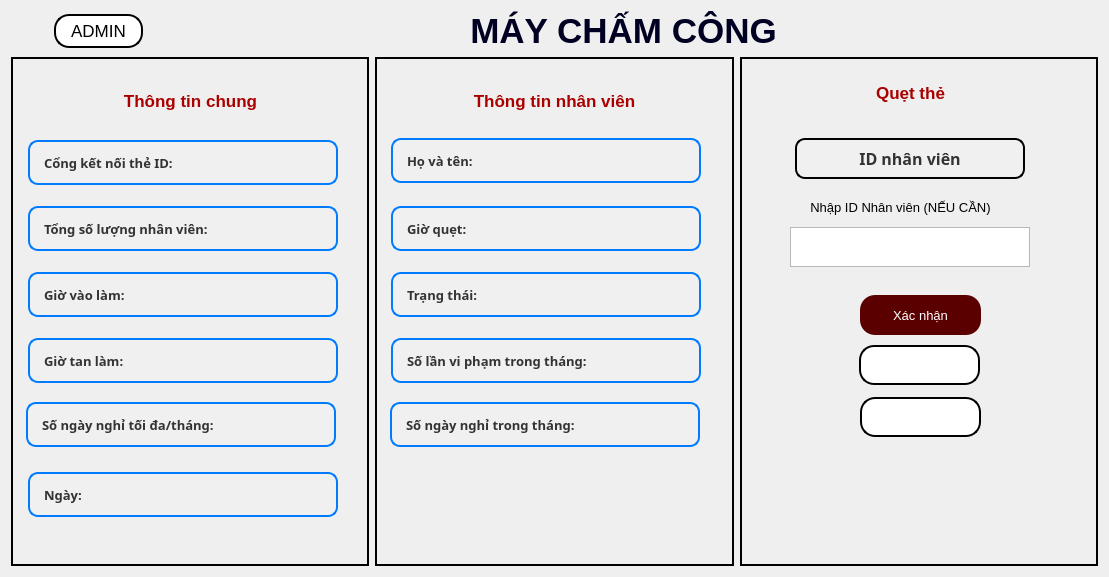
      <widget class="QWidget" name="page_trangchu">
       <layout class="QGridLayout" name="gridLayout">
        <item row="0" column="0">
         <layout class="QVBoxLayout" name="verticalLayout_2">
          <property name="sizeConstraint">
           <enum>QLayout::SetFixedSize</enum>
          </property>
          <item>
           <layout class="QHBoxLayout" name="horizontalLayout_4">
            <property name="sizeConstraint">
             <enum>QLayout::SetFixedSize</enum>
            </property>
            <item>
             <widget class="QToolButton" name="bt_admin">
              <property name="maximumSize">
               <size>
                <width>89</width>
                <height>34</height>
               </size>
              </property>
              <property name="font">
               <font>
                <family>Tahoma</family>
                <pointsize>13</pointsize>
               </font>
              </property>
              <property name="styleSheet">
               <string notr="true">
background-color: rgb(255, 255, 255);
border: 2px solid black;
border-radius: 15px; 
</string>
              </property>
              <property name="text">
               <string>ADMIN</string>
              </property>
             </widget>
            </item>
            <item>
             <widget class="QLabel" name="label">
              <property name="maximumSize">
               <size>
                <width>863</width>
                <height>89</height>
               </size>
              </property>
              <property name="font">
               <font>
                <family>Tahoma</family>
                <pointsize>26</pointsize>
                <weight>75</weight>
                <bold>true</bold>
               </font>
              </property>
              <property name="styleSheet">
               <string notr="true">
color: rgb(0, 0, 34);</string>
              </property>
              <property name="frameShape">
               <enum>QFrame::NoFrame</enum>
              </property>
              <property name="text">
               <string>MÁY CHẤM CÔNG</string>
              </property>
              <property name="alignment">
               <set>Qt::AlignCenter</set>
              </property>
             </widget>
            </item>
           </layout>
          </item>
          <item>
           <layout class="QHBoxLayout" name="horizontalLayout_2">
            <item>
             <widget class="QFrame" name="frame">
              <property name="minimumSize">
               <size>
                <width>358</width>
                <height>509</height>
               </size>
              </property>
              <property name="maximumSize">
               <size>
                <width>358</width>
                <height>509</height>
               </size>
              </property>
              <property name="styleSheet">
               <string notr="true"/>
              </property>
              <property name="frameShape">
               <enum>QFrame::WinPanel</enum>
              </property>
              <property name="frameShadow">
               <enum>QFrame::Plain</enum>
              </property>
              <widget class="QLabel" name="label_2">
               <property name="geometry">
                <rect>
                 <x>90</x>
                 <y>30</y>
                 <width>179</width>
                 <height>27</height>
                </rect>
               </property>
               <property name="font">
                <font>
                 <family>Tahoma</family>
                 <pointsize>13</pointsize>
                 <weight>75</weight>
                 <bold>true</bold>
                </font>
               </property>
               <property name="styleSheet">
                <string notr="true">color: rgb(170, 0, 0);</string>
               </property>
               <property name="text">
                <string>Thông tin chung</string>
               </property>
               <property name="alignment">
                <set>Qt::AlignCenter</set>
               </property>
              </widget>
              <widget class="QLabel" name="lb_com">
               <property name="geometry">
                <rect>
                 <x>12</x>
                 <y>78</y>
                 <width>320</width>
                 <height>55</height>
                </rect>
               </property>
               <property name="font">
                <font>
                 <family>Arial,sans-serif</family>
                 <pointsize>-1</pointsize>
                 <weight>75</weight>
                 <bold>true</bold>
                </font>
               </property>
               <property name="styleSheet">
                <string notr="true">QLabel {
    color: #333; /* Màu chữ tối */
    font-family: 'Arial', sans-serif; /* Font chữ hiện đại */
    font-size: 13px; /* Kích thước chữ */
    font-weight: bold; /* Đậm chữ */
    background-color: #f0f0f0; /* Màu nền sáng */
    border: 2px solid #007BFF; /* Viền màu xanh dương */
    border-radius: 10px; /* Góc bo tròn */
    padding: 10px; /* Khoảng cách bên trong */
    margin: 5px; /* Khoảng cách bên ngoài */
}</string>
               </property>
               <property name="text">
                <string>Cổng kết nối thẻ ID:</string>
               </property>
              </widget>
              <widget class="QLabel" name="lb_gio_vao_lam">
               <property name="geometry">
                <rect>
                 <x>12</x>
                 <y>210</y>
                 <width>320</width>
                 <height>55</height>
                </rect>
               </property>
               <property name="font">
                <font>
                 <family>Arial,sans-serif</family>
                 <pointsize>-1</pointsize>
                 <weight>75</weight>
                 <bold>true</bold>
                </font>
               </property>
               <property name="styleSheet">
                <string notr="true">QLabel {
    color: #333; /* Màu chữ tối */
    font-family: 'Arial', sans-serif; /* Font chữ hiện đại */
    font-size: 13px; /* Kích thước chữ */
    font-weight: bold; /* Đậm chữ */
    background-color: #f0f0f0; /* Màu nền sáng */
    border: 2px solid #007BFF; /* Viền màu xanh dương */
    border-radius: 10px; /* Góc bo tròn */
    padding: 10px; /* Khoảng cách bên trong */
    margin: 5px; /* Khoảng cách bên ngoài */
}</string>
               </property>
               <property name="text">
                <string>Giờ vào làm:</string>
               </property>
              </widget>
              <widget class="QLabel" name="lb_tong_nv">
               <property name="geometry">
                <rect>
                 <x>12</x>
                 <y>144</y>
                 <width>320</width>
                 <height>55</height>
                </rect>
               </property>
               <property name="font">
                <font>
                 <family>Arial,sans-serif</family>
                 <pointsize>-1</pointsize>
                 <weight>75</weight>
                 <bold>true</bold>
                </font>
               </property>
               <property name="styleSheet">
                <string notr="true">QLabel {
    color: #333; /* Màu chữ tối */
    font-family: 'Arial', sans-serif; /* Font chữ hiện đại */
    font-size: 13px; /* Kích thước chữ */
    font-weight: bold; /* Đậm chữ */
    background-color: #f0f0f0; /* Màu nền sáng */
    border: 2px solid #007BFF; /* Viền màu xanh dương */
    border-radius: 10px; /* Góc bo tròn */
    padding: 10px; /* Khoảng cách bên trong */
    margin: 5px; /* Khoảng cách bên ngoài */
}</string>
               </property>
               <property name="text">
                <string>Tổng số lượng nhân viên:</string>
               </property>
              </widget>
              <widget class="QLabel" name="lb_ngay_hom_nay">
               <property name="geometry">
                <rect>
                 <x>12</x>
                 <y>410</y>
                 <width>320</width>
                 <height>55</height>
                </rect>
               </property>
               <property name="font">
                <font>
                 <family>Arial,sans-serif</family>
                 <pointsize>-1</pointsize>
                 <weight>75</weight>
                 <bold>true</bold>
                </font>
               </property>
               <property name="styleSheet">
                <string notr="true">QLabel {
    color: #333; /* Màu chữ tối */
    font-family: 'Arial', sans-serif; /* Font chữ hiện đại */
    font-size: 13px; /* Kích thước chữ */
    font-weight: bold; /* Đậm chữ */
    background-color: #f0f0f0; /* Màu nền sáng */
    border: 2px solid #007BFF; /* Viền màu xanh dương */
    border-radius: 10px; /* Góc bo tròn */
    padding: 10px; /* Khoảng cách bên trong */
    margin: 5px; /* Khoảng cách bên ngoài */
}</string>
               </property>
               <property name="text">
                <string>Ngày:</string>
               </property>
              </widget>
              <widget class="QLabel" name="lb_gio_tan_lam">
               <property name="geometry">
                <rect>
                 <x>12</x>
                 <y>276</y>
                 <width>320</width>
                 <height>55</height>
                </rect>
               </property>
               <property name="font">
                <font>
                 <family>Arial,sans-serif</family>
                 <pointsize>-1</pointsize>
                 <weight>75</weight>
                 <bold>true</bold>
                </font>
               </property>
               <property name="styleSheet">
                <string notr="true">QLabel {
    color: #333; /* Màu chữ tối */
    font-family: 'Arial', sans-serif; /* Font chữ hiện đại */
    font-size: 13px; /* Kích thước chữ */
    font-weight: bold; /* Đậm chữ */
    background-color: #f0f0f0; /* Màu nền sáng */
    border: 2px solid #007BFF; /* Viền màu xanh dương */
    border-radius: 10px; /* Góc bo tròn */
    padding: 10px; /* Khoảng cách bên trong */
    margin: 5px; /* Khoảng cách bên ngoài */
}</string>
               </property>
               <property name="text">
                <string>Giờ tan làm:</string>
               </property>
              </widget>
              <widget class="QLabel" name="lb_so_ngay_nghi_max">
               <property name="geometry">
                <rect>
                 <x>10</x>
                 <y>340</y>
                 <width>320</width>
                 <height>55</height>
                </rect>
               </property>
               <property name="font">
                <font>
                 <family>Arial,sans-serif</family>
                 <pointsize>-1</pointsize>
                 <weight>75</weight>
                 <bold>true</bold>
                </font>
               </property>
               <property name="styleSheet">
                <string notr="true">QLabel {
    color: #333; /* Màu chữ tối */
    font-family: 'Arial', sans-serif; /* Font chữ hiện đại */
    font-size: 13px; /* Kích thước chữ */
    font-weight: bold; /* Đậm chữ */
    background-color: #f0f0f0; /* Màu nền sáng */
    border: 2px solid #007BFF; /* Viền màu xanh dương */
    border-radius: 10px; /* Góc bo tròn */
    padding: 10px; /* Khoảng cách bên trong */
    margin: 5px; /* Khoảng cách bên ngoài */
}</string>
               </property>
               <property name="text">
                <string>Số ngày nghỉ tối đa/tháng:</string>
               </property>
              </widget>
             </widget>
            </item>
            <item>
             <widget class="QFrame" name="frame_2">
              <property name="minimumSize">
               <size>
                <width>359</width>
                <height>509</height>
               </size>
              </property>
              <property name="maximumSize">
               <size>
                <width>359</width>
                <height>509</height>
               </size>
              </property>
              <property name="frameShape">
               <enum>QFrame::WinPanel</enum>
              </property>
              <property name="frameShadow">
               <enum>QFrame::Plain</enum>
              </property>
              <widget class="QLabel" name="lb_ho_ten_nv">
               <property name="geometry">
                <rect>
                 <x>11</x>
                 <y>76</y>
                 <width>320</width>
                 <height>55</height>
                </rect>
               </property>
               <property name="font">
                <font>
                 <family>Arial,sans-serif</family>
                 <pointsize>-1</pointsize>
                 <weight>75</weight>
                 <bold>true</bold>
                </font>
               </property>
               <property name="styleSheet">
                <string notr="true">QLabel {
    color: #333; /* Màu chữ tối */
    font-family: 'Arial', sans-serif; /* Font chữ hiện đại */
    font-size: 13px; /* Kích thước chữ */
    font-weight: bold; /* Đậm chữ */
    background-color: #f0f0f0; /* Màu nền sáng */
    border: 2px solid #007BFF; /* Viền màu xanh dương */
    border-radius: 10px; /* Góc bo tròn */
    padding: 10px; /* Khoảng cách bên trong */
    margin: 5px; /* Khoảng cách bên ngoài */
}</string>
               </property>
               <property name="text">
                <string>Họ và tên:</string>
               </property>
              </widget>
              <widget class="QLabel" name="lb_nv_gio_quet">
               <property name="geometry">
                <rect>
                 <x>11</x>
                 <y>144</y>
                 <width>320</width>
                 <height>55</height>
                </rect>
               </property>
               <property name="font">
                <font>
                 <family>Arial,sans-serif</family>
                 <pointsize>-1</pointsize>
                 <weight>75</weight>
                 <bold>true</bold>
                </font>
               </property>
               <property name="styleSheet">
                <string notr="true">QLabel {
    color: #333; /* Màu chữ tối */
    font-family: 'Arial', sans-serif; /* Font chữ hiện đại */
    font-size: 13px; /* Kích thước chữ */
    font-weight: bold; /* Đậm chữ */
    background-color: #f0f0f0; /* Màu nền sáng */
    border: 2px solid #007BFF; /* Viền màu xanh dương */
    border-radius: 10px; /* Góc bo tròn */
    padding: 10px; /* Khoảng cách bên trong */
    margin: 5px; /* Khoảng cách bên ngoài */
}</string>
               </property>
               <property name="text">
                <string>Giờ quẹt:</string>
               </property>
              </widget>
              <widget class="QLabel" name="label_3">
               <property name="geometry">
                <rect>
                 <x>70</x>
                 <y>30</y>
                 <width>219</width>
                 <height>27</height>
                </rect>
               </property>
               <property name="font">
                <font>
                 <family>Tahoma</family>
                 <pointsize>13</pointsize>
                 <weight>75</weight>
                 <bold>true</bold>
                </font>
               </property>
               <property name="styleSheet">
                <string notr="true">color: rgb(170, 0, 0);</string>
               </property>
               <property name="text">
                <string>Thông tin nhân viên</string>
               </property>
               <property name="alignment">
                <set>Qt::AlignCenter</set>
               </property>
              </widget>
              <widget class="QLabel" name="lb_tt_nv">
               <property name="geometry">
                <rect>
                 <x>11</x>
                 <y>210</y>
                 <width>320</width>
                 <height>55</height>
                </rect>
               </property>
               <property name="font">
                <font>
                 <family>Arial,sans-serif</family>
                 <pointsize>-1</pointsize>
                 <weight>75</weight>
                 <bold>true</bold>
                </font>
               </property>
               <property name="styleSheet">
                <string notr="true">QLabel {
    color: #333; /* Màu chữ tối */
    font-family: 'Arial', sans-serif; /* Font chữ hiện đại */
    font-size: 13px; /* Kích thước chữ */
    font-weight: bold; /* Đậm chữ */
    background-color: #f0f0f0; /* Màu nền sáng */
    border: 2px solid #007BFF; /* Viền màu xanh dương */
    border-radius: 10px; /* Góc bo tròn */
    padding: 10px; /* Khoảng cách bên trong */
    margin: 5px; /* Khoảng cách bên ngoài */
}</string>
               </property>
               <property name="text">
                <string>Trạng thái:</string>
               </property>
              </widget>
              <widget class="QLabel" name="lb_sl_vi_pham">
               <property name="geometry">
                <rect>
                 <x>11</x>
                 <y>276</y>
                 <width>320</width>
                 <height>55</height>
                </rect>
               </property>
               <property name="font">
                <font>
                 <family>Arial,sans-serif</family>
                 <pointsize>-1</pointsize>
                 <weight>75</weight>
                 <bold>true</bold>
                </font>
               </property>
               <property name="styleSheet">
                <string notr="true">QLabel {
    color: #333; /* Màu chữ tối */
    font-family: 'Arial', sans-serif; /* Font chữ hiện đại */
    font-size: 13px; /* Kích thước chữ */
    font-weight: bold; /* Đậm chữ */
    background-color: #f0f0f0; /* Màu nền sáng */
    border: 2px solid #007BFF; /* Viền màu xanh dương */
    border-radius: 10px; /* Góc bo tròn */
    padding: 10px; /* Khoảng cách bên trong */
    margin: 5px; /* Khoảng cách bên ngoài */
}</string>
               </property>
               <property name="text">
                <string>Số lần vi phạm trong tháng:</string>
               </property>
              </widget>
              <widget class="QLabel" name="lb_so_ngay_nghi">
               <property name="geometry">
                <rect>
                 <x>10</x>
                 <y>340</y>
                 <width>320</width>
                 <height>55</height>
                </rect>
               </property>
               <property name="font">
                <font>
                 <family>Arial,sans-serif</family>
                 <pointsize>-1</pointsize>
                 <weight>75</weight>
                 <bold>true</bold>
                </font>
               </property>
               <property name="styleSheet">
                <string notr="true">QLabel {
    color: #333; /* Màu chữ tối */
    font-family: 'Arial', sans-serif; /* Font chữ hiện đại */
    font-size: 13px; /* Kích thước chữ */
    font-weight: bold; /* Đậm chữ */
    background-color: #f0f0f0; /* Màu nền sáng */
    border: 2px solid #007BFF; /* Viền màu xanh dương */
    border-radius: 10px; /* Góc bo tròn */
    padding: 10px; /* Khoảng cách bên trong */
    margin: 5px; /* Khoảng cách bên ngoài */
}</string>
               </property>
               <property name="text">
                <string>Số ngày nghỉ trong tháng:</string>
               </property>
              </widget>
             </widget>
            </item>
            <item>
             <widget class="QFrame" name="frame_3">
              <property name="sizePolicy">
               <sizepolicy hsizetype="Preferred" vsizetype="Preferred">
                <horstretch>0</horstretch>
                <verstretch>0</verstretch>
               </sizepolicy>
              </property>
              <property name="minimumSize">
               <size>
                <width>358</width>
                <height>509</height>
               </size>
              </property>
              <property name="maximumSize">
               <size>
                <width>358</width>
                <height>509</height>
               </size>
              </property>
              <property name="layoutDirection">
               <enum>Qt::LeftToRight</enum>
              </property>
              <property name="frameShape">
               <enum>QFrame::WinPanel</enum>
              </property>
              <property name="frameShadow">
               <enum>QFrame::Plain</enum>
              </property>
              <widget class="QLabel" name="lb_id">
               <property name="geometry">
                <rect>
                 <x>50</x>
                 <y>76</y>
                 <width>240</width>
                 <height>51</height>
                </rect>
               </property>
               <property name="font">
                <font>
                 <family>Arial,sans-serif</family>
                 <pointsize>-1</pointsize>
                 <weight>75</weight>
                 <bold>true</bold>
                </font>
               </property>
               <property name="styleSheet">
                <string notr="true">QLabel {
    color: #333; /* Màu chữ tối */
    font-family: 'Arial', sans-serif; /* Font chữ hiện đại */
    font-size: 16px; /* Kích thước chữ */
    font-weight: bold; /* Đậm chữ */
    background-color: #f0f0f0; /* Màu nền sáng */
    border: 2px solid; /* Viền màu xanh dương */
	border-color: rgb(0, 0, 0);
    border-radius: 10px; /* Góc bo tròn */
    padding: 10px; /* Khoảng cách bên trong */
    margin: 5px; /* Khoảng cách bên ngoài */
}</string>
               </property>
               <property name="frameShape">
                <enum>QFrame::WinPanel</enum>
               </property>
               <property name="frameShadow">
                <enum>QFrame::Plain</enum>
               </property>
               <property name="text">
                <string>ID nhân viên</string>
               </property>
               <property name="alignment">
                <set>Qt::AlignCenter</set>
               </property>
              </widget>
              <widget class="QLabel" name="label_4">
               <property name="geometry">
                <rect>
                 <x>110</x>
                 <y>10</y>
                 <width>121</width>
                 <height>51</height>
                </rect>
               </property>
               <property name="font">
                <font>
                 <family>Tahoma</family>
                 <pointsize>13</pointsize>
                 <weight>75</weight>
                 <bold>true</bold>
                </font>
               </property>
               <property name="styleSheet">
                <string notr="true">color: rgb(170, 0, 0);</string>
               </property>
               <property name="text">
                <string>Quẹt thẻ</string>
               </property>
               <property name="alignment">
                <set>Qt::AlignCenter</set>
               </property>
              </widget>
              <widget class="QLabel" name="label_6">
               <property name="geometry">
                <rect>
                 <x>30</x>
                 <y>140</y>
                 <width>261</width>
                 <height>21</height>
                </rect>
               </property>
               <property name="font">
                <font>
                 <family>Tahoma</family>
                 <pointsize>10</pointsize>
                </font>
               </property>
               <property name="text">
                <string>Nhập ID Nhân viên (NẾU CẦN)</string>
               </property>
               <property name="alignment">
                <set>Qt::AlignCenter</set>
               </property>
              </widget>
              <widget class="QPlainTextEdit" name="edt_id_nc">
               <property name="geometry">
                <rect>
                 <x>50</x>
                 <y>170</y>
                 <width>240</width>
                 <height>40</height>
                </rect>
               </property>
               <property name="font">
                <font>
                 <family>Tahoma</family>
                 <pointsize>10</pointsize>
                </font>
               </property>
               <property name="styleSheet">
                <string notr="true">QPlainTextEdit{
	
	
	border-color: rgb(43, 43, 43);

}</string>
               </property>
              </widget>
              <widget class="QPushButton" name="btn_reset">
               <property name="geometry">
                <rect>
                 <x>119</x>
                 <y>288</y>
                 <width>121</width>
                 <height>40</height>
                </rect>
               </property>
               <property name="font">
                <font>
                 <family>Tahoma</family>
                 <pointsize>10</pointsize>
                </font>
               </property>
               <property name="styleSheet">
                <string notr="true">
background-color: rgb(255, 255, 255);
border: 2px solid black;
border-radius: 15px; 
</string>
               </property>
               <property name="text">
                <string/>
               </property>
              </widget>
              <widget class="QPushButton" name="btn_thong_tin">
               <property name="geometry">
                <rect>
                 <x>120</x>
                 <y>340</y>
                 <width>121</width>
                 <height>40</height>
                </rect>
               </property>
               <property name="font">
                <font>
                 <family>Tahoma</family>
                 <pointsize>10</pointsize>
                </font>
               </property>
               <property name="styleSheet">
                <string notr="true">
background-color: rgb(255, 255, 255);
border: 2px solid black;
border-radius: 15px; 
</string>
               </property>
               <property name="text">
                <string/>
               </property>
              </widget>
              <widget class="QPushButton" name="btn_xn">
               <property name="geometry">
                <rect>
                 <x>120</x>
                 <y>238</y>
                 <width>121</width>
                 <height>40</height>
                </rect>
               </property>
               <property name="font">
                <font>
                 <family>Tahoma</family>
                 <pointsize>10</pointsize>
                </font>
               </property>
               <property name="styleSheet">
                <string notr="true">
color: rgb(255, 255, 255);

border-radius: 15px; 
background-color: rgb(91, 0, 0);</string>
               </property>
               <property name="text">
                <string>Xác nhận</string>
               </property>
              </widget>
             </widget>
            </item>
           </layout>
          </item>
         </layout>
        </item>
       </layout>
      </widget>
